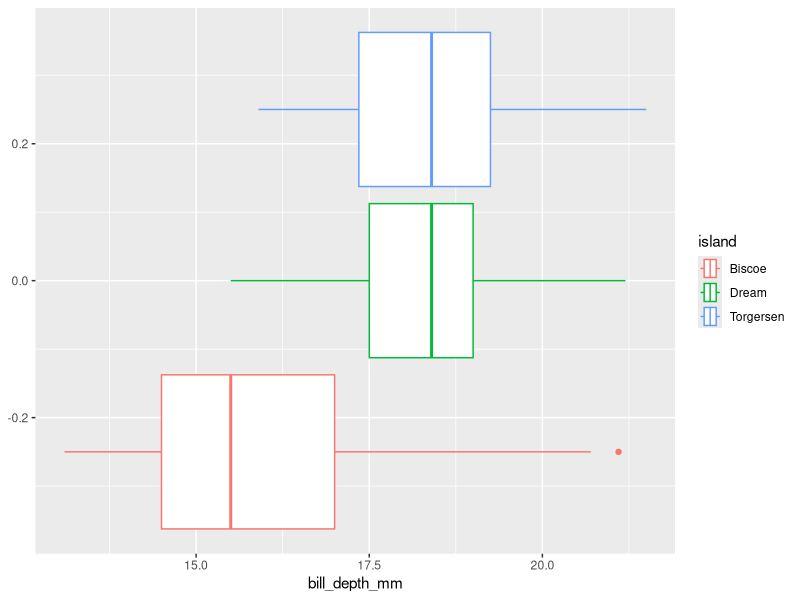
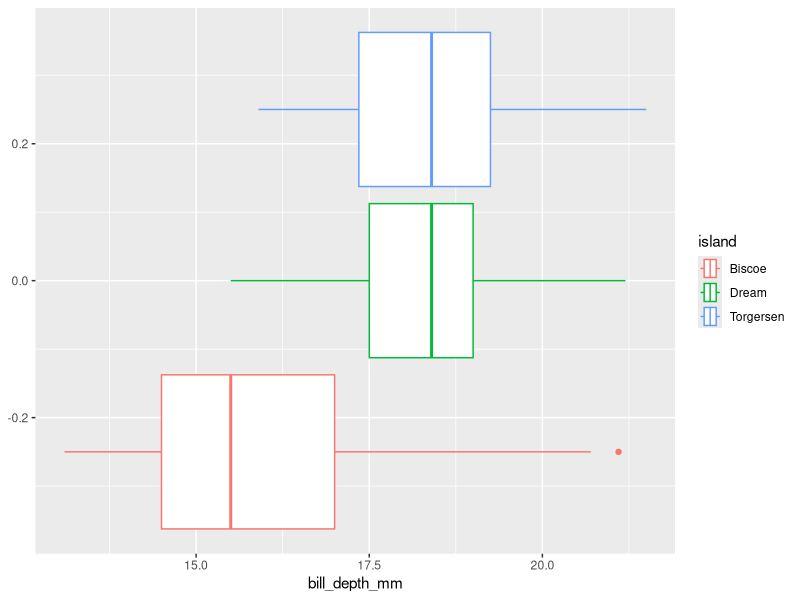
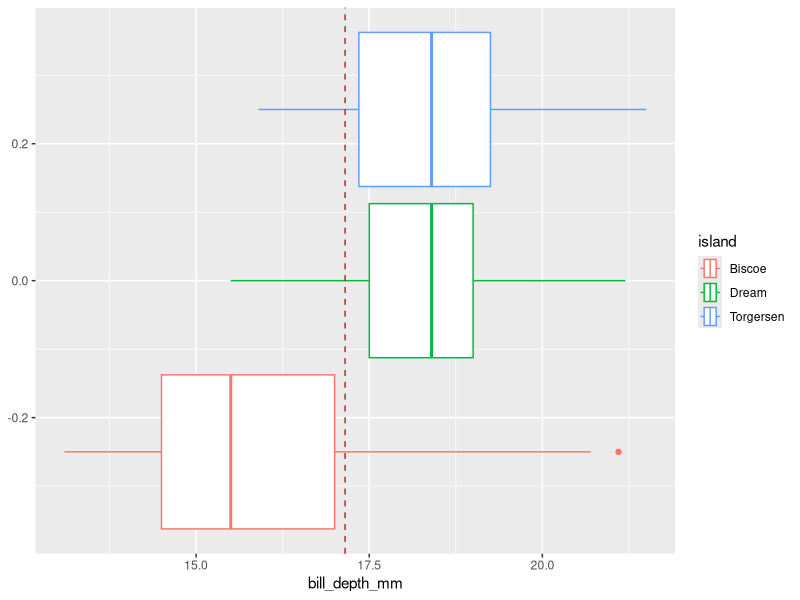
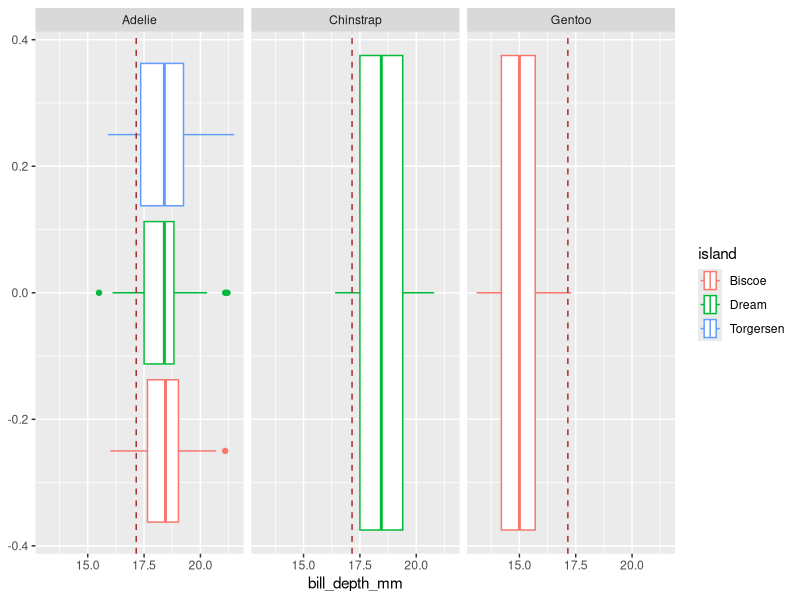
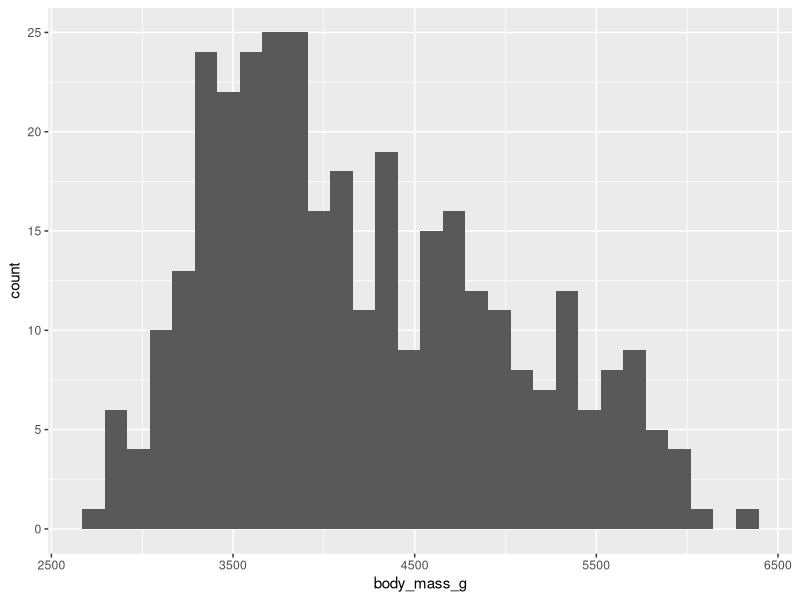
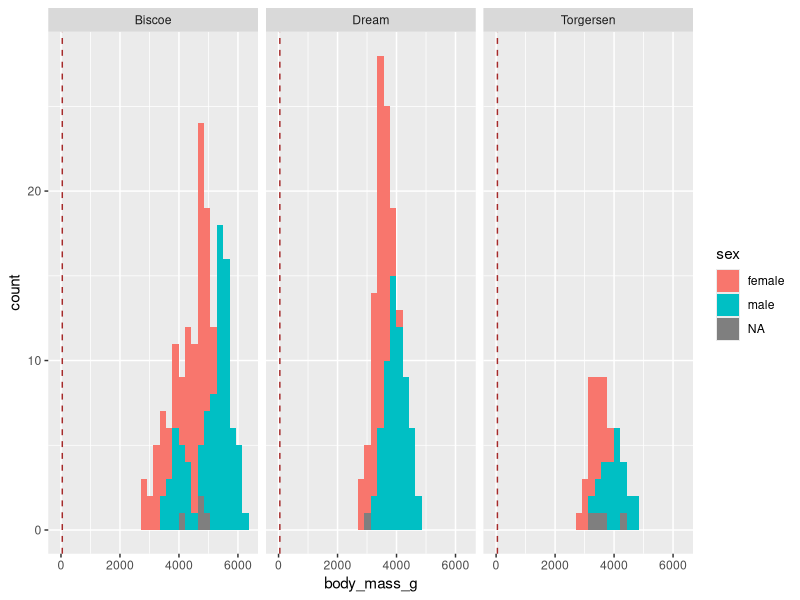

Generate these figures, in order, with R:
## ---- chunk 1
library(tidyverse)
#install.packages("palmerpenguins")
library(palmerpenguins)

## ---- chunk 2
# Putting inside of summarize is helpful
penguins |> 
  summarize(
    body_mass = mean( body_mass_g, na.rm=TRUE)
)
## ---- chunk 3
# But not necessary

mean(penguins$body_mass_g, na.rm = TRUE)
## ---- chunk 4
# Putting inside of summarize is helpful
penguins |> 
  summarize(
    body_mass = median( flipper_length_mm, na.rm=TRUE)
)
## ---- chunk 5
#| echo: False
penguins |>
  ggplot(aes(x = bill_depth_mm, color = island))+
  geom_boxplot()

## ---- chunk 6

## boxplot for bill depth, separated by island.

penguins |>
  ggplot(aes(x = bill_depth_mm, color = island))+
  geom_boxplot()
## ---- chunk 7
# Adding a brown line to show the mean billdepth. 

mean_bill_depth = mean(penguins$bill_depth_mm, na.rm = TRUE)

penguins |>
  ggplot(aes(x = bill_depth_mm, color = island))+
  geom_boxplot()+
  geom_vline(
    xintercept = mean_bill_depth,
    color="brown",
    linetype="dashed")
  

## ---- chunk 8
# In the code below I am faceting by species

penguins |>
  ggplot(aes(x = bill_depth_mm, color = island))+
  geom_boxplot()+
  geom_vline(
    xintercept = mean(
      penguins$bill_depth_mm, na.rm = TRUE),
    color="brown",
    linetype="dashed")+
  facet_grid(~species)
## ---- chunk 9
penguins |>
  ggplot() +
  geom_histogram(aes(x=body_mass_g))
## ---- chunk 10
mean_bill_len = mean(penguins$bill_length_mm, na.rm = TRUE)

penguins |>
  ggplot(aes(x = body_mass_g, fill = sex))+
  geom_histogram()+
  geom_vline(
    xintercept = mean_bill_len,
    color="brown",
    linetype="dashed")+
  facet_grid(~island)
